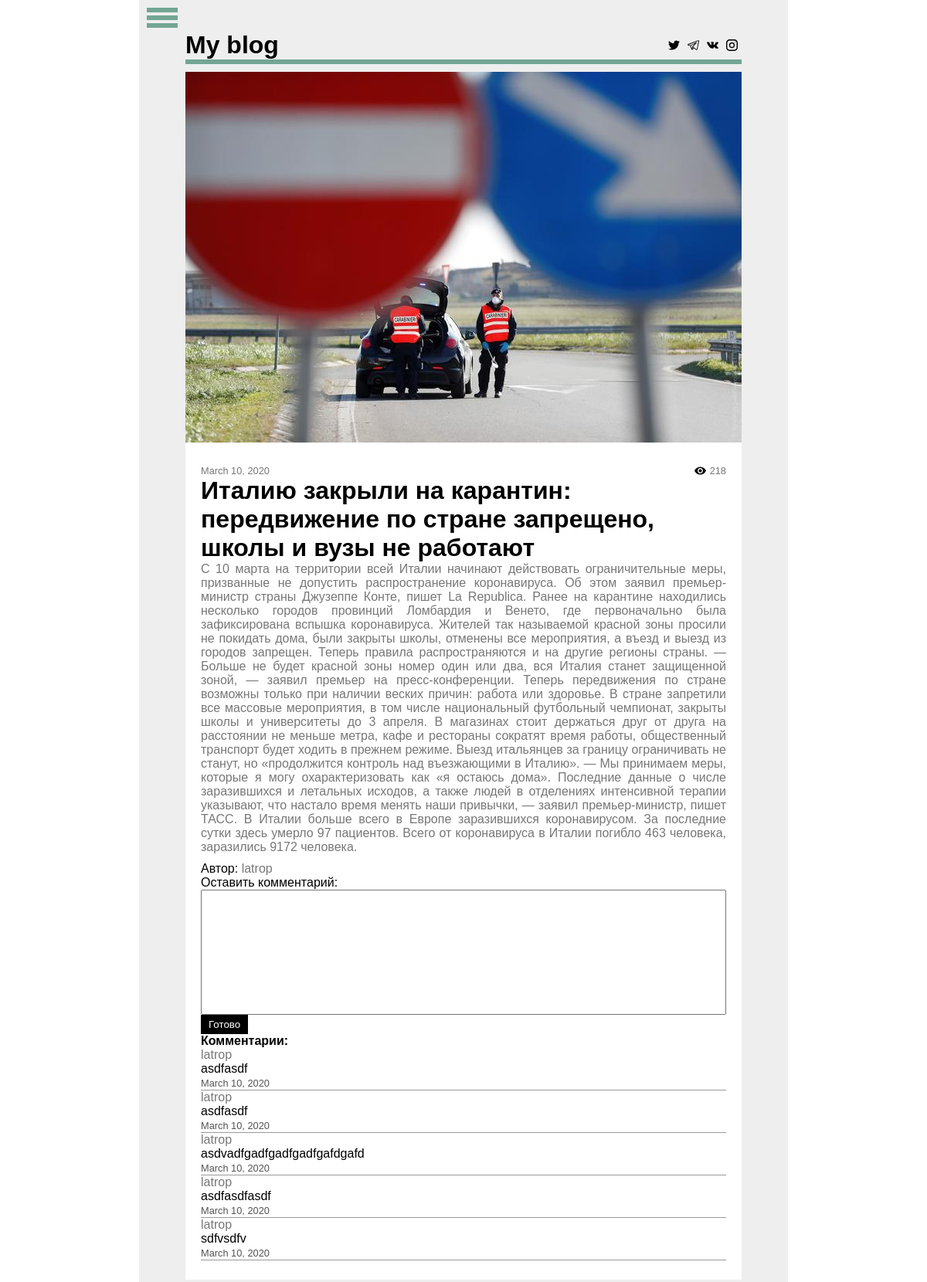
Screenshot of /29 (signed in) with the database file from the repository.
### news/models.py (models this page shows, shortened)
class News(models.Model):
    author = models.ForeignKey(User,on_delete=models.CASCADE,default=0)
    title = models.CharField(max_length=200)
    prev_text = models.TextField(default='')
    text = models.TextField()
    views = models.IntegerField(default=0)
    image = models.ImageField(blank=True,null=True,default=None,upload_to='media/',height_field=None,width_field=None,max_length=100)
    date = models.DateField(auto_now_add=True)

class Comments(models.Model):
    user = models.ForeignKey(User,on_delete=models.CASCADE,default=0)
    text = models.TextField()
    date = models.DateField(auto_now_add=True)
    news= models.ForeignKey(News,on_delete=models.CASCADE,default=0,related_name='comments')

### news/views.py (the view, shortened to what this page needs)
# urls.py: path('<int:news_id>', views.details, name='details'),
def details(request, news_id):
    query = get_object_or_404(News, pk=news_id)
    query.views = query.views + 1
    query.save()
    comment = commentForm()
    context = {"news_item": query}
    if request.user.has_perm('news.add_comments'):
        context["form"] = comment
    return render(request, 'details.html', context)

### news/forms.py
class commentForm(forms.Form):
    text = forms.CharField(widget=forms.Textarea, label='Оставить комментарий')

### news/templates/details.html (shortened to what this page needs)
{% extends 'base.html' %}
{% block body %}
    {% if news_item %}
        <div class="news_item">
        <img src="media/{{ news_item.image }}">
        <div class="info_item">
        <div class="info">
            <div class="date">{{ news_item.date }}</div>
            <div class="views">{{ news_item.views }}</div>
        </div>
        <h1 class="title">{{ news_item.title }}</h1>
        <p class="text">{{ news_item.text }}</p>
        <span>Автор: <a class="link"
                        href="{% url 'news:user' news_item.author.id %}">{{ news_item.author.username }}</a></span>
        {% if user.is_authenticated and perms.news.add_comments %}
            <form method="POST">
            {% if form %}
                {{ form }}
            {% endif %}
            <input type="submit" value="Готово" class="btn">
        {% else %}
            Вы не можете добавлять комментарии
        {% endif %}
    <h4>Комментарии:</h4>
    {% for comment_item in news_item.comments.all reversed %}
        <div class="comment">
            <a class="link" href="{% url 'news:user' comment_item.user.id %}">{{ comment_item.user.username }}</a>
            <p>{{ comment_item.text }}</p>
            <div class="perms">
                <span class="date">{{ comment_item.date }}</span>
            </div>
        </div>
    {% endfor %}
    </form>
    {% endif %}
</div>
</div>
{% endblock %}

### static/css/main.css (style rules this page uses)
* { margin: 0; padding: 0; box-sizing: border-box; font-family: Franklin Gothic, Arial, sans-serif; }
input[type=submit] { border: none; }
input { border: 1px solid black; outline: none; padding: 5px 10px; display: block; }
textarea { padding: 5px 10px; outline: #73a694; resize: none; display: block; width: 100%; }
a { text-decoration: none; }
.link { color: #777; transition: 0.3s; }
.news_item { background-color: #fff; margin-bottom: 10px; }
.news_item img { width: 100%; }
.prev_text, .text { color: #777; margin-bottom: 10px; text-align: justify; }
.info_item { padding: 25px 20px; }
.info { display: flex; justify-content: space-between; }
.date { font-size: 0.8em; color: #777; }
.views { padding-left: 20px; background: url('/static/img/icons/eye.svg') no-repeat; font-size: 0.8em; color: #777; }
.comment { border-bottom: 1px solid #999; }
.btn { cursor: pointer; display: inline-block; background-color: #000; color: white; padding: 5px 10px; transition: 0.3s; }
.perms { display: block; }
.perms > * { margin-right: 5px; font-size: 0.8em; color: #555; }

### rows the page displays
News: image (picture), date "March 10, 2020", views "218", title "Италию закрыли на карантин: передвижение по стране запрещено, школы и вузы не работают", text "С 10 марта на территории всей Италии начинают действовать ограничительные меры, призванные не допустить распространение коронавируса. Об этом заявил премьер-министр страны Джузеппе Конте, пишет La Republica. Ранее на карантине находились несколько городов провинций Ломбардия и Венето, где первоначально была зафиксирована вспышка коронавируса. Жителей так называемой красной зоны просили не покидать дома, были закрыты школы, отменены все мероприятия, а въезд и выезд из городов запрещен. Теперь правила распространяются и на другие регионы страны. — Больше не будет красной зоны номер один или два, вся Италия станет защищенной зоной, — заявил премьер на пресс-конференции. Теперь передвижения по…", author.username "latrop"
Comments: user.username "latrop", text "asdfasdf", date "March 10, 2020"
Comments: user.username "latrop", text "asdfasdf", date "March 10, 2020"
Comments: user.username "latrop", text "asdvadfgadfgadfgadfgafdgafd", date "March 10, 2020"
Comments: user.username "latrop", text "asdfasdfasdf", date "March 10, 2020"
Comments: user.username "latrop", text "sdfvsdfv", date "March 10, 2020"
